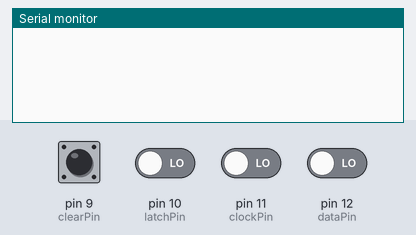
Bench run of a sketch on a simulated Arduino Uno, built with avr-gcc and run on an emulated ATmega328P. Shown: the last lines printed to the serial monitor. The test bench sets the inputs (shaded band); at power-on: pin 9 (clearPin) HIGH, pin 10 (latchPin), pin 11 (clockPin), pin 12 (dataPin) LOW.

Above: at 1.2 s.
1.3 s: pin 10 (latchPin) driven HIGH
At 1.7 s:
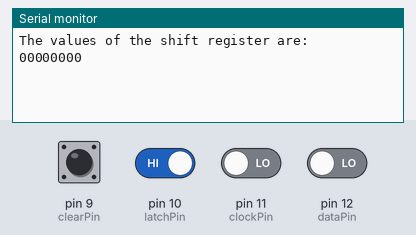
2.8 s: pin 10 (latchPin) driven LOW and pin 11 (clockPin) driven HIGH
At 3.8 s:
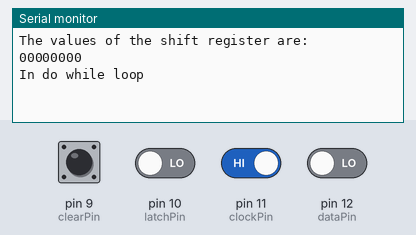

Measured:
- after the input at 1.3 s, the serial monitor: prints a new line at once (image 1)
- after the input at 2.8 s, the serial monitor: prints a new line after 0.10 s (image 2)

The sketch:

3_Arduino_As_SIPO_Shift_Register.ino
```cpp
#define dataPin  12
#define clockPin 11
#define latchPin 10
#define clearPin 9
uint8_t arr[9] = {0};

void setup()
{
  Serial.begin(9600);

  pinMode(dataPin,  INPUT);
  pinMode(clockPin, INPUT);
  pinMode(latchPin, INPUT);
  pinMode(clearPin, INPUT);

  digitalWrite(dataPin,  LOW);
  digitalWrite(clockPin, LOW);
  digitalWrite(latchPin, LOW);
  digitalWrite(clearPin, HIGH);

}

void loop() {

  if(digitalRead(clockPin)==HIGH){
      Serial.println("In do while loop");
      //shiftig all the bits
      for(int j=7;j>=0;j--)
          arr[j+1]=arr[j];
      arr[0]=digitalRead(dataPin);
      while(digitalRead(clockPin)==HIGH);
  }

  if(digitalRead(latchPin)==HIGH){
    Serial.println("The values of the shift register are: ");
    for(int j=0;j<8;j++)
      Serial.print(arr[j]);
    Serial.println("");
    while(digitalRead(latchPin)==HIGH);
  }


  if(digitalRead(clearPin)==LOW){
    for(int j=0;j<8;j++)
      arr[j]=0;
  }
  delay(100);

}
```
